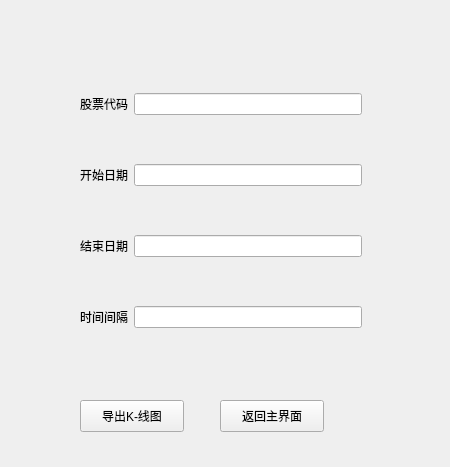
<?xml version="1.0" encoding="UTF-8"?>
<ui version="4.0">
 <class>SettiingWindow</class>
 <widget class="QMainWindow" name="SettiingWindow">
  <property name="geometry">
   <rect>
    <x>0</x>
    <y>0</y>
    <width>450</width>
    <height>467</height>
   </rect>
  </property>
  <property name="windowTitle">
   <string>设置</string>
  </property>
  <widget class="QWidget" name="centralwidget">
   <widget class="QPushButton" name="pushButtonSetting">
    <property name="geometry">
     <rect>
      <x>80</x>
      <y>400</y>
      <width>104</width>
      <height>32</height>
     </rect>
    </property>
    <property name="text">
     <string>导出K-线图</string>
    </property>
   </widget>
   <widget class="QWidget" name="layoutWidget">
    <property name="geometry">
     <rect>
      <x>80</x>
      <y>50</y>
      <width>282</width>
      <height>321</height>
     </rect>
    </property>
    <layout class="QGridLayout" name="gridLayout">
     <item row="1" column="1">
      <widget class="QLineEdit" name="lineEdit15k"/>
     </item>
     <item row="1" column="0">
      <widget class="QLabel" name="label_2">
       <property name="text">
        <string>开始日期</string>
       </property>
      </widget>
     </item>
     <item row="2" column="0">
      <widget class="QLabel" name="label_3">
       <property name="text">
        <string>结束日期</string>
       </property>
      </widget>
     </item>
     <item row="0" column="0">
      <widget class="QLabel" name="label">
       <property name="text">
        <string>股票代码</string>
       </property>
      </widget>
     </item>
     <item row="0" column="1">
      <widget class="QLineEdit" name="lineEdit5k"/>
     </item>
     <item row="3" column="0">
      <widget class="QLabel" name="label_6">
       <property name="text">
        <string>时间间隔</string>
       </property>
      </widget>
     </item>
     <item row="2" column="1">
      <widget class="QLineEdit" name="lineEdit30k"/>
     </item>
     <item row="3" column="1">
      <widget class="QLineEdit" name="lineEdit60k"/>
     </item>
    </layout>
   </widget>
   <widget class="QPushButton" name="pushButtonReturn">
    <property name="geometry">
     <rect>
      <x>220</x>
      <y>400</y>
      <width>104</width>
      <height>32</height>
     </rect>
    </property>
    <property name="text">
     <string>返回主界面</string>
    </property>
   </widget>
  </widget>
 </widget>
 <resources/>
 <connections/>
</ui>
